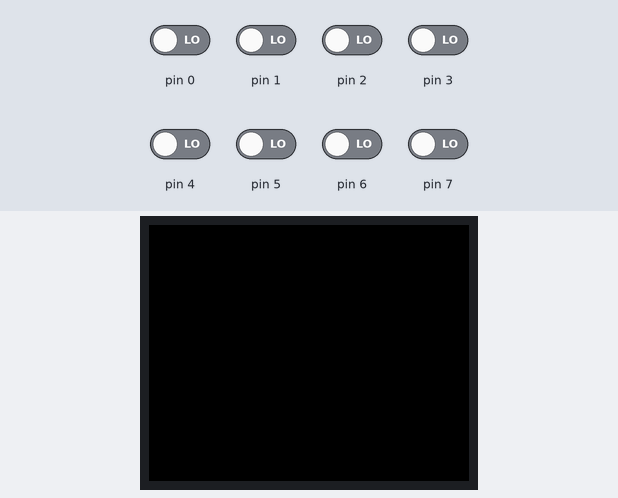
Simulated run of this sketch. Board: Arduino Uno, built with avr-gcc and run on an emulated ATmega328P. Shown: 160×128 colour display. The test bench sets the inputs (shaded band); at power-on: pin 0–7 LOW.

Above: at 1.2 s.
1.3 s: pin 0 driven HIGH
At 1.51 s:
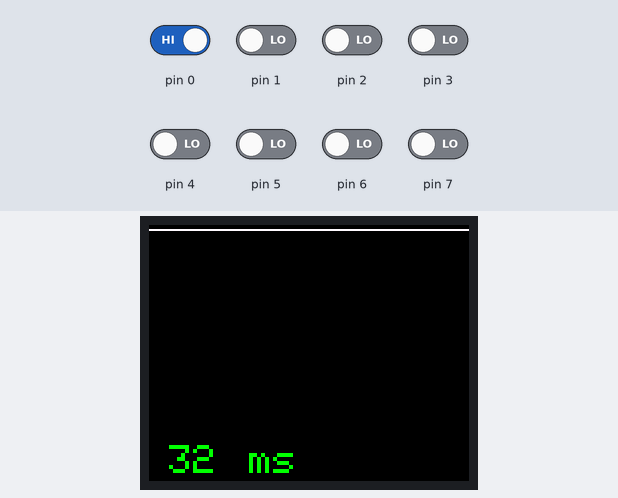
3.8 s: pin 1 driven HIGH
At 4.22 s:
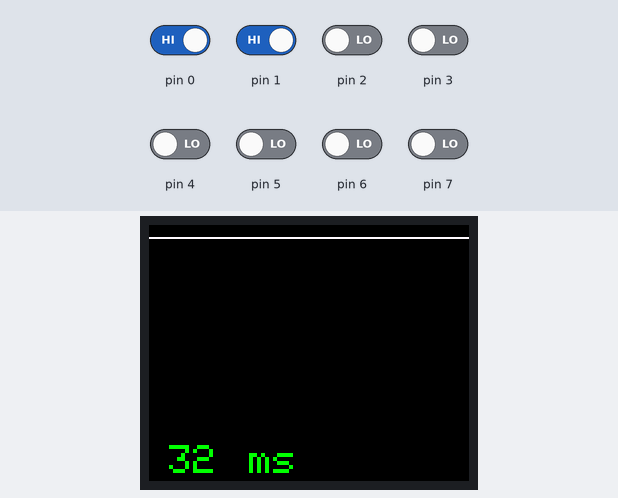
5.5 s: pin 2 driven HIGH
At 6.49 s:
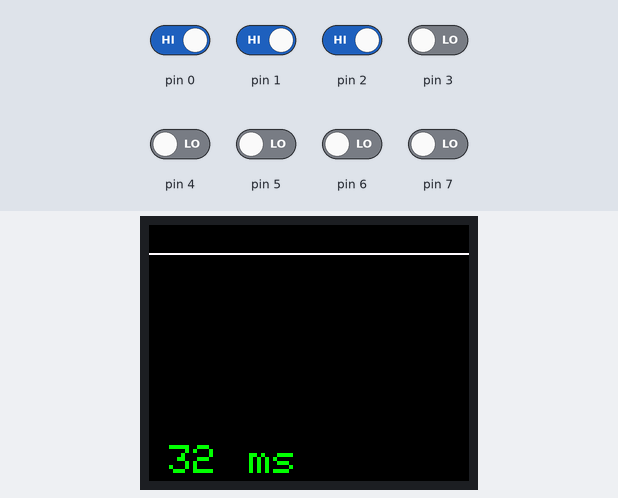
7.1 s: pin 3 driven HIGH
At 7.47 s:
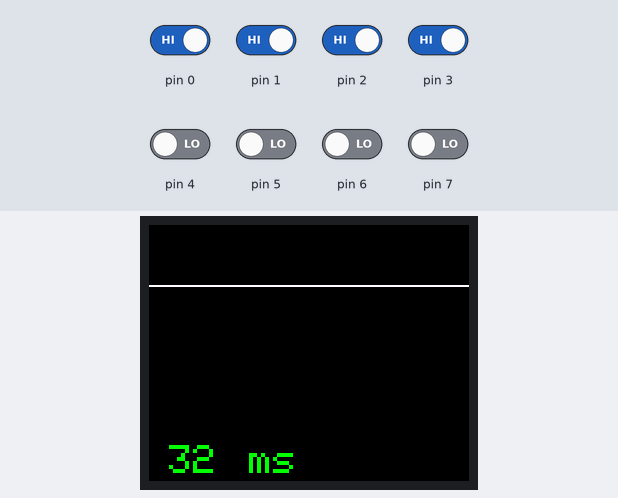
8.8 s: pin 4 driven HIGH
At 9.72 s:
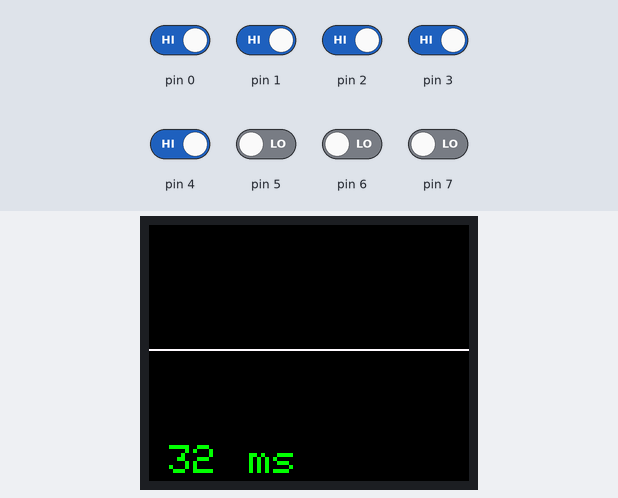
10.4 s: pin 5 driven HIGH
At 10.75 s:
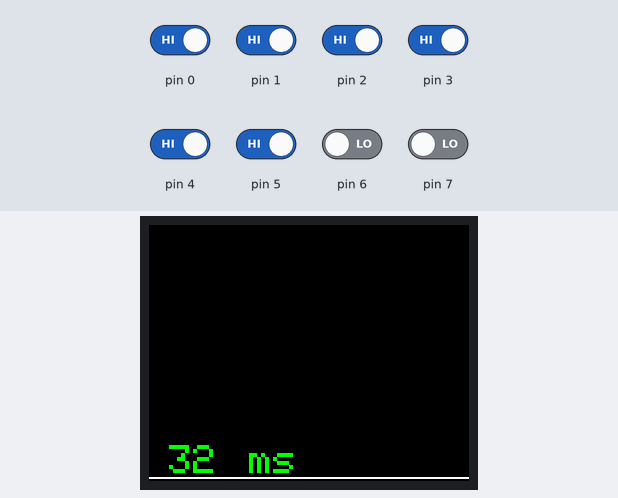
Timing chart, 0 to 13.0 s (numbered marks = the images above; inputs shaded):
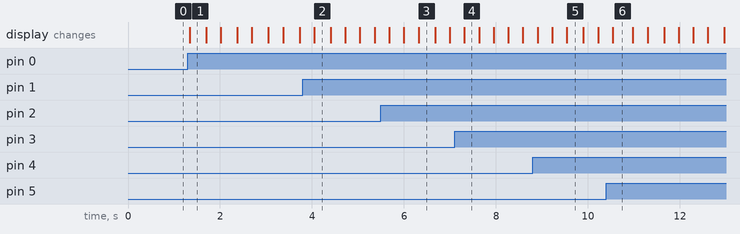

The sketch:

_1_8_PIND_TFT_Oscope.ino
```cpp
/************************************
 1.8 SPI PIND TFT Oscope
 Reads the analog pins using PIND,
 and shows the value on the screen.
 Created 7 july 2015 by Bob Davis
**************************************/

#include <TFT.h>  // Arduino LCD library
#include <SPI.h>

 // pin definition for the Uno
#define rst  8
#define dc   9
#define cs   10
TFT TFTscreen = TFT(cs, dc, rst);

// set up variables
//int xPos = 0;
//int value = 0;
char buf[12];
int Input=0;
byte Sample[160];
int StartSTime=0;
int EndSTime=0;
float SampleTime=0;

void setup(){
  // initialize the display
  TFTscreen.begin();
  // clear the screen
  TFTscreen.background(0, 0, 0);
  // Set the font size
  TFTscreen.setTextSize(2);
  pinMode(14, INPUT);
  pinMode(15, INPUT);
  pinMode(16, INPUT);
  pinMode(17, INPUT);
  pinMode(18, INPUT);
  pinMode(19, INPUT);
}

void loop(){
// wait for trigger of a positive input
  while (Input == 0){
    Input = PIND;
    }
// quickly collect the data
  StartSTime = micros();
    Sample[0]=PIND;
    Sample[1]=PIND;     Sample[2]=PIND;    Sample[3]=PIND;
    Sample[4]=PIND;     Sample[5]=PIND;    Sample[6]=PIND;
    Sample[7]=PIND;     Sample[8]=PIND;    Sample[9]=PIND;
    Sample[10]=PIND;    Sample[11]=PIND;    Sample[12]=PIND;
    Sample[13]=PIND;    Sample[14]=PIND;    Sample[15]=PIND;
    Sample[16]=PIND;    Sample[17]=PIND;    Sample[18]=PIND;
    Sample[19]=PIND;    Sample[20]=PIND;    Sample[21]=PIND;
    Sample[22]=PIND;    Sample[23]=PIND;    Sample[24]=PIND;
    Sample[25]=PIND;    Sample[26]=PIND;    Sample[27]=PIND;
    Sample[28]=PIND;    Sample[29]=PIND;    Sample[30]=PIND;
    Sample[31]=PIND;    Sample[32]=PIND;    Sample[33]=PIND;
    Sample[34]=PIND;    Sample[35]=PIND;    Sample[36]=PIND;
    Sample[37]=PIND;    Sample[38]=PIND;    Sample[39]=PIND;
    Sample[40]=PIND;    Sample[41]=PIND;    Sample[42]=PIND;
    Sample[43]=PIND;    Sample[44]=PIND;    Sample[45]=PIND;
    Sample[46]=PIND;    Sample[47]=PIND;    Sample[48]=PIND;
    Sample[49]=PIND;    Sample[50]=PIND;    Sample[51]=PIND;
    Sample[52]=PIND;    Sample[53]=PIND;    Sample[54]=PIND;
    Sample[55]=PIND;    Sample[56]=PIND;    Sample[57]=PIND;
    Sample[58]=PIND;    Sample[59]=PIND;    Sample[60]=PIND;
    Sample[61]=PIND;    Sample[62]=PIND;    Sample[63]=PIND;
    Sample[64]=PIND;    Sample[65]=PIND;    Sample[66]=PIND;
    Sample[67]=PIND;    Sample[68]=PIND;    Sample[69]=PIND;
    Sample[70]=PIND;    Sample[71]=PIND;    Sample[72]=PIND;
    Sample[73]=PIND;    Sample[74]=PIND;    Sample[75]=PIND;
    Sample[76]=PIND;    Sample[77]=PIND;    Sample[78]=PIND;
    Sample[79]=PIND;    Sample[80]=PIND;    Sample[81]=PIND;
    Sample[82]=PIND;    Sample[83]=PIND;    Sample[84]=PIND;
    Sample[85]=PIND;    Sample[86]=PIND;    Sample[87]=PIND;
    Sample[88]=PIND;    Sample[89]=PIND;    Sample[90]=PIND;
    Sample[91]=PIND;    Sample[92]=PIND;    Sample[93]=PIND;
    Sample[94]=PIND;    Sample[95]=PIND;    Sample[96]=PIND;
    Sample[97]=PIND;    Sample[98]=PIND;    Sample[99]=PIND;
    Sample[100]=PIND;    Sample[101]=PIND;    Sample[102]=PIND;
    Sample[103]=PIND;    Sample[104]=PIND;    Sample[105]=PIND;
    Sample[106]=PIND;    Sample[107]=PIND;    Sample[108]=PIND;
    Sample[109]=PIND;    Sample[110]=PIND;    Sample[111]=PIND;
    Sample[112]=PIND;    Sample[113]=PIND;    Sample[114]=PIND;
    Sample[115]=PIND;    Sample[116]=PIND;    Sample[117]=PIND;
    Sample[118]=PIND;    Sample[119]=PIND;    Sample[120]=PIND;
    Sample[121]=PIND;    Sample[122]=PIND;    Sample[123]=PIND;
    Sample[124]=PIND;    Sample[125]=PIND;    Sample[126]=PIND;
    Sample[127]=PIND;    Sample[128]=PIND;    Sample[129]=PIND;
    Sample[130]=PIND;    Sample[131]=PIND;    Sample[132]=PIND;
    Sample[133]=PIND;    Sample[134]=PIND;    Sample[135]=PIND;
    Sample[136]=PIND;    Sample[137]=PIND;    Sample[138]=PIND;
    Sample[139]=PIND;    Sample[140]=PIND;    Sample[141]=PIND;
    Sample[142]=PIND;    Sample[143]=PIND;    Sample[144]=PIND;
    Sample[145]=PIND;    Sample[146]=PIND;    Sample[147]=PIND;
    Sample[148]=PIND;    Sample[149]=PIND;    Sample[150]=PIND;
    Sample[151]=PIND;    Sample[152]=PIND;    Sample[153]=PIND;
    Sample[154]=PIND;    Sample[155]=PIND;    Sample[156]=PIND;
    Sample[157]=PIND;    Sample[158]=PIND;    Sample[159]=PIND;

  EndSTime = micros();
  // erase the screen to start again
  TFTscreen.background(0, 0, 0);
  // display the collected data
  for (int xpos = 0; xpos <159; xpos++){
  // select the color = B,G,R
  TFTscreen.stroke(250, 250, 255);
  // draw the line (xPos1, yPos1, xPos2, yPos2);
  TFTscreen.line(xpos, Sample[xpos]*2, xpos+1, Sample[xpos+1]*2);
  // Set font color to green
  TFTscreen.stroke(0, 255, 0);
  // Write the text value of the sensor
  SampleTime = EndSTime - StartSTime;
  if (xpos==0) TFTscreen.text( itoa(SampleTime, buf, 10), 10, 110);
  if (xpos==0) TFTscreen.text( "ms", 50, 110);
  }
}
```

Measured:
- after the input at 1.3 s, the display: changes at once (image 1)
- what the display in image 6 shows lasts 0.5 s, from 10.5 s to 11.0 s
